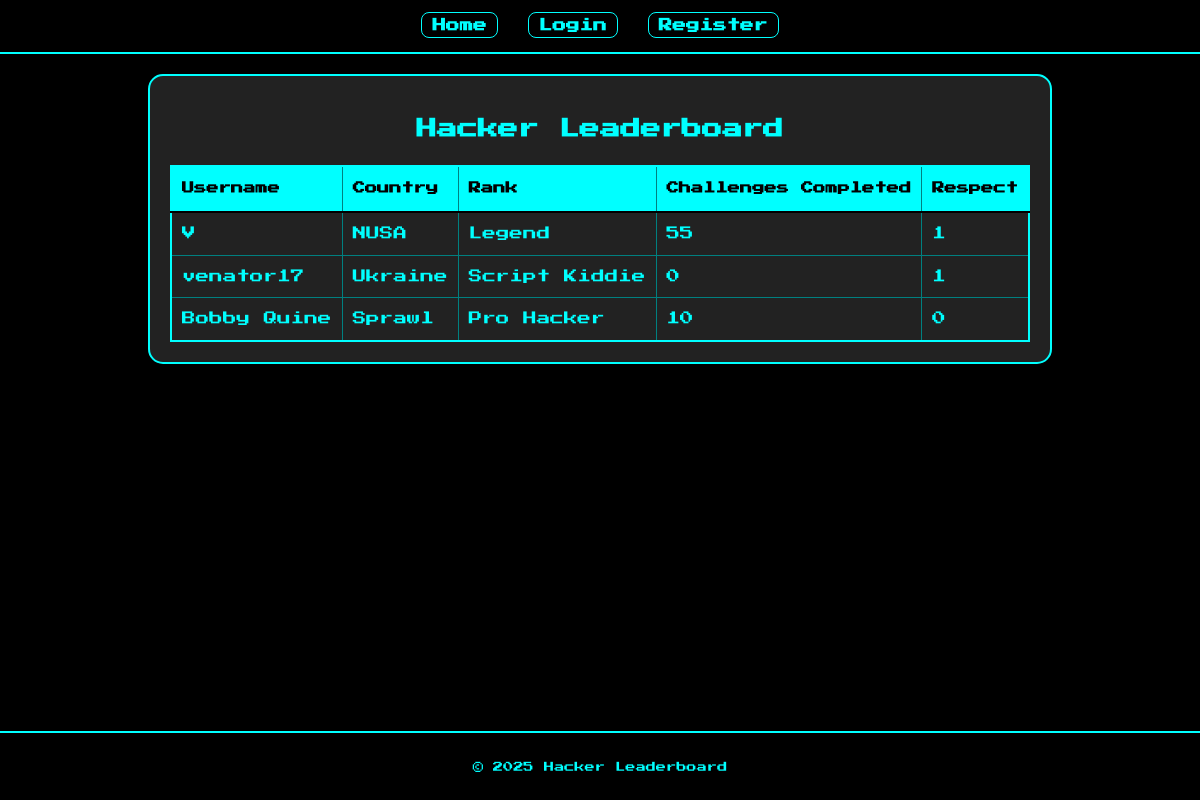
The page / on the database its author committed.
### tables this page shows
CREATE TABLE leaderboard (
                id INTEGER PRIMARY KEY AUTOINCREMENT,
                username TEXT UNIQUE NOT NULL,
                country TEXT NOT NULL,
                challenges_completed INTEGER DEFAULT 0,
                respect INTEGER DEFAULT 0,
                user_id INTEGER,
                FOREIGN KEY (user_id) REFERENCES users (id)
            );

### app.py (the view)
@app.route('/')
def index():
    db = get_db()
    leaderboard_entries = db.execute('SELECT * FROM leaderboard ORDER BY respect DESC, challenges_completed DESC').fetchall()
    leaderboard_data = []
    current_user_id = session.get('user_id')
    for entry in leaderboard_entries:
        entry_dict = dict(entry) # Convert Row object to dictionary
        entry_dict['rank'] = get_rank(entry_dict['challenges_completed'])
        if current_user_id:
            has_liked = db.execute(
                'SELECT 1 FROM likes WHERE liker_user_id = ? AND liked_leaderboard_id = ?',
                (current_user_id, entry_dict['id'])
            ).fetchone()
            entry_dict['has_liked'] = bool(has_liked) # True if a row was found
        else:
            entry_dict['has_liked'] = False
        leaderboard_data.append(entry_dict)
    return render_template('index.html', leaderboard=leaderboard_data)

### app.py (called while the page is built)
def get_db():
    db = getattr(g, '_database', None)
    if db is None:
        db = g._database = sqlite3.connect(DATABASE)
        db.row_factory = sqlite3.Row # This makes rows behave like dictionaries
    return db

@app.teardown_appcontext
def close_connection(exception):
    db = getattr(g, '_database', None)
    if db is not None:
        db.close()

def get_rank(challenges_completed):
    challenges_completed = int(challenges_completed)
    if challenges_completed >= 30:
        return "Legend"
    elif challenges_completed >= 20:
        return "Guru"
    elif challenges_completed >= 12:
        return "Elite Hacker"
    elif challenges_completed >= 6:
        return "Pro Hacker"
    elif challenges_completed >= 3:
        return "Hacker"
    else: # Covers 0, 1, 2
        return "Script Kiddie"

@app.before_request
def check_admin_privileges():
    admin_endpoints = [
        'admin_panel', 'admin_add_leaderboard', 'admin_edit_leaderboard',
        'admin_delete_leaderboard', 'admin_add_user', 'admin_edit_user', 'admin_delete_user'
    ]
    if request.endpoint and request.endpoint in admin_endpoints and not session.get('is_admin'):
        flash('Access denied. Admin privileges required.', 'danger')
        return redirect(url_for('index'))

### templates/index.html (shortened to what this page needs)
{% extends 'base.html' %}
{% block content %}
    <h2>Hacker Leaderboard</h2>
    <table>
        <thead>
            <tr>
                <th>Username</th>
                <th>Country</th>
                <th>Rank</th>
                <th>Challenges Completed</th>
                <th>Respect</th>
            </tr>
        </thead>
        <tbody>
            {% for entry in leaderboard %}
            <tr>
                <td>{{ entry.username }}</td>
                <td>{{ entry.country }}</td>
                <td>{{ entry.rank }}</td>
                <td>{{ entry.challenges_completed }}</td>
                <td>{{ entry.respect }}</td>
            </tr>
            {% else %}
            <tr>
                <td colspan="6">No entries yet. Register to add yourself!</td>
            </tr>
            {% endfor %}
        </tbody>
    </table>
{% endblock content %}

### static/style.css (style rules this page uses)
:root { --pixel-font: 'Press Start 2P', monospace; --bg-black: #000000; --main-cyan: #00FFFF; --dark-cyan: #008080; --medium-grey: #444444; --dark-grey: #222222; }
body { font-family: var(--pixel-font); background-color: var(--bg-black); color: var(--main-cyan); margin: 0; padding: 0; display: flex; flex-direction: column; min-height: 100vh; font-size: 0.85em; line-height: 1.6; }
h1, h2, h3 { color: var(--main-cyan); text-align: center; margin-bottom: 20px; }
table { width: 100%; border-collapse: collapse; margin-top: 20px; border: 2px solid var(--main-cyan); overflow: hidden; }
th, td { border: 1px solid var(--dark-cyan); padding: 10px; text-align: left; color: var(--main-cyan); }
th { background-color: var(--main-cyan); font-weight: bold; color: var(--bg-black); padding: 12px 10px; font-size: 0.9em; border-bottom: 2px solid var(--bg-black); }
tr:nth-child(even) { background-color: var(--dark-grey); }

### rows shown on the page
leaderboard: username "V", country "NUSA", rank "Legend", challenges_completed "55", respect "1"
leaderboard: username "venator17", country "Ukraine", rank "Script Kiddie", challenges_completed "0", respect "1"
leaderboard: username "Bobby Quine", country "Sprawl", rank "Pro Hacker", challenges_completed "10", respect "0"
